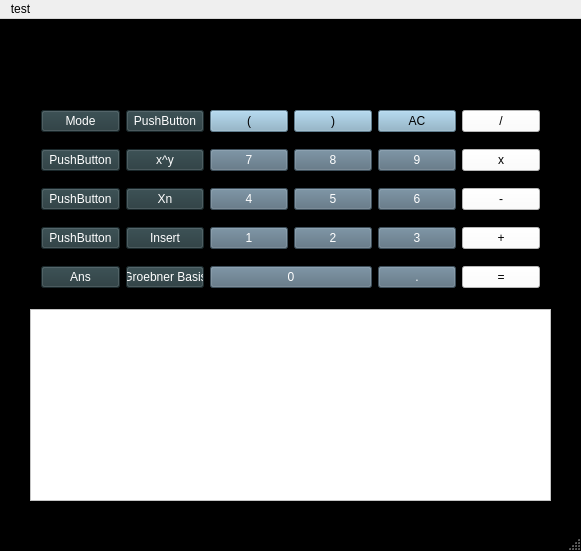
<?xml version="1.0" encoding="UTF-8"?>
<ui version="4.0">
 <class>MainWindow</class>
 <widget class="QMainWindow" name="MainWindow">
  <property name="geometry">
   <rect>
    <x>0</x>
    <y>0</y>
    <width>581</width>
    <height>551</height>
   </rect>
  </property>
  <property name="focusPolicy">
   <enum>Qt::WheelFocus</enum>
  </property>
  <property name="windowTitle">
   <string>MainWindow</string>
  </property>
  <property name="autoFillBackground">
   <bool>false</bool>
  </property>
  <property name="styleSheet">
   <string notr="true">QMainWindow {
	background-color: #000000;
}</string>
  </property>
  <widget class="QWidget" name="centralWidget">
   <widget class="QFrame" name="frame_3">
    <property name="geometry">
     <rect>
      <x>0</x>
      <y>0</y>
      <width>581</width>
      <height>511</height>
     </rect>
    </property>
    <property name="styleSheet">
     <string notr="true">QFrame {
	background-color: #000000;
}</string>
    </property>
    <property name="frameShape">
     <enum>QFrame::StyledPanel</enum>
    </property>
    <property name="frameShadow">
     <enum>QFrame::Raised</enum>
    </property>
    <widget class="QWidget" name="layoutWidget">
     <property name="geometry">
      <rect>
       <x>30</x>
       <y>10</y>
       <width>521</width>
       <height>281</height>
      </rect>
     </property>
     <layout class="QGridLayout" name="gridLayout_2">
      <item row="5" column="2" colspan="2">
       <widget class="QPushButton" name="number0Button">
        <property name="styleSheet">
         <string notr="true">QPushButton {
	background-color: #566D7E;
	color: #ffffff;
}</string>
        </property>
        <property name="text">
         <string>0</string>
        </property>
       </widget>
      </item>
      <item row="2" column="2">
       <widget class="QPushButton" name="number7Button">
        <property name="styleSheet">
         <string notr="true">QPushButton {
	background-color: #566D7E;
	color: #ffffff;
}</string>
        </property>
        <property name="text">
         <string>7</string>
        </property>
       </widget>
      </item>
      <item row="3" column="4">
       <widget class="QPushButton" name="number6Button">
        <property name="styleSheet">
         <string notr="true">QPushButton {
	background-color: #566D7E;
	color: #ffffff;
}</string>
        </property>
        <property name="text">
         <string>6</string>
        </property>
       </widget>
      </item>
      <item row="4" column="0">
       <widget class="QPushButton" name="pushButton_5">
        <property name="enabled">
         <bool>true</bool>
        </property>
        <property name="styleSheet">
         <string notr="true">QPushButton {
	background-color: #25383C;
	color: #ffffff;
}</string>
        </property>
        <property name="text">
         <string>PushButton</string>
        </property>
       </widget>
      </item>
      <item row="1" column="1">
       <widget class="QPushButton" name="pushButton_80">
        <property name="enabled">
         <bool>true</bool>
        </property>
        <property name="styleSheet">
         <string notr="true">QPushButton {
	background-color: #25383C;
	color: #ffffff;
}</string>
        </property>
        <property name="text">
         <string>PushButton</string>
        </property>
       </widget>
      </item>
      <item row="1" column="5">
       <widget class="QPushButton" name="divideButton">
        <property name="enabled">
         <bool>true</bool>
        </property>
        <property name="styleSheet">
         <string notr="true">QPushButton {
	background-color: #FFFFFF
}</string>
        </property>
        <property name="text">
         <string>/</string>
        </property>
       </widget>
      </item>
      <item row="1" column="3">
       <widget class="QPushButton" name="rightBracketButton">
        <property name="styleSheet">
         <string notr="true">QPushButton {
	background-color: #87AFC7
}</string>
        </property>
        <property name="text">
         <string>)</string>
        </property>
       </widget>
      </item>
      <item row="2" column="4">
       <widget class="QPushButton" name="number9Button">
        <property name="styleSheet">
         <string notr="true">QPushButton {
	background-color: #566D7E;
	color: #ffffff;
}</string>
        </property>
        <property name="text">
         <string>9</string>
        </property>
       </widget>
      </item>
      <item row="1" column="0">
       <widget class="QPushButton" name="pushButton_4">
        <property name="enabled">
         <bool>true</bool>
        </property>
        <property name="styleSheet">
         <string notr="true">QPushButton {
	background-color: #25383C;
	color: #ffffff;
}</string>
        </property>
        <property name="text">
         <string>Mode</string>
        </property>
       </widget>
      </item>
      <item row="3" column="2">
       <widget class="QPushButton" name="number4Button">
        <property name="styleSheet">
         <string notr="true">QPushButton {
	background-color: #566D7E;
	color: #ffffff;
}</string>
        </property>
        <property name="text">
         <string>4</string>
        </property>
       </widget>
      </item>
      <item row="3" column="0">
       <widget class="QPushButton" name="pushButton_6">
        <property name="enabled">
         <bool>true</bool>
        </property>
        <property name="styleSheet">
         <string notr="true">QPushButton {
	background-color: #25383C;
	color: #ffffff;
}</string>
        </property>
        <property name="text">
         <string>PushButton</string>
        </property>
       </widget>
      </item>
      <item row="1" column="4">
       <widget class="QPushButton" name="ACbutton">
        <property name="styleSheet">
         <string notr="true">QPushButton {
	background-color: #87AFC7
}</string>
        </property>
        <property name="text">
         <string>AC</string>
        </property>
       </widget>
      </item>
      <item row="4" column="5">
       <widget class="QPushButton" name="plusButton">
        <property name="styleSheet">
         <string notr="true">QPushButton {
	background-color: #FFFFFF
}</string>
        </property>
        <property name="text">
         <string>+</string>
        </property>
       </widget>
      </item>
      <item row="4" column="2">
       <widget class="QPushButton" name="number1Button">
        <property name="styleSheet">
         <string notr="true">QPushButton {
	background-color: #566D7E;
	color: #ffffff;
}</string>
        </property>
        <property name="text">
         <string>1</string>
        </property>
       </widget>
      </item>
      <item row="3" column="3">
       <widget class="QPushButton" name="number5Button">
        <property name="styleSheet">
         <string notr="true">QPushButton {
	background-color: #566D7E;
	color: #ffffff;
}</string>
        </property>
        <property name="text">
         <string>5</string>
        </property>
       </widget>
      </item>
      <item row="5" column="0">
       <widget class="QPushButton" name="pushButton_2">
        <property name="enabled">
         <bool>true</bool>
        </property>
        <property name="styleSheet">
         <string notr="true">QPushButton {
	background-color: #25383C;
	color: #ffffff;
}</string>
        </property>
        <property name="text">
         <string>Ans</string>
        </property>
       </widget>
      </item>
      <item row="0" column="0" colspan="6">
       <widget class="QLineEdit" name="polyEdit">
        <property name="font">
         <font>
          <pointsize>26</pointsize>
         </font>
        </property>
        <property name="layoutDirection">
         <enum>Qt::RightToLeft</enum>
        </property>
        <property name="styleSheet">
         <string notr="true">QLineEdit {
	color: #ffffff;
	background-color: #000000;
	border: none;
}</string>
        </property>
        <property name="alignment">
         <set>Qt::AlignRight|Qt::AlignTrailing|Qt::AlignVCenter</set>
        </property>
        <property name="clearButtonEnabled">
         <bool>false</bool>
        </property>
       </widget>
      </item>
      <item row="5" column="4">
       <widget class="QPushButton" name="decimalButton">
        <property name="styleSheet">
         <string notr="true">QPushButton {
	background-color: #566D7E;
	color: #ffffff;
}</string>
        </property>
        <property name="text">
         <string>.</string>
        </property>
       </widget>
      </item>
      <item row="4" column="3">
       <widget class="QPushButton" name="number2Button">
        <property name="styleSheet">
         <string notr="true">QPushButton {
	background-color: #566D7E;
	color: #ffffff;
}</string>
        </property>
        <property name="text">
         <string>2</string>
        </property>
       </widget>
      </item>
      <item row="2" column="5">
       <widget class="QPushButton" name="multiplyButton">
        <property name="enabled">
         <bool>true</bool>
        </property>
        <property name="styleSheet">
         <string notr="true">QPushButton {
	background-color: #FFFFFF
}</string>
        </property>
        <property name="text">
         <string>x</string>
        </property>
       </widget>
      </item>
      <item row="1" column="2">
       <widget class="QPushButton" name="leftBracketButton">
        <property name="styleSheet">
         <string notr="true">QPushButton {
	background-color: #87AFC7
}</string>
        </property>
        <property name="text">
         <string>(</string>
        </property>
       </widget>
      </item>
      <item row="5" column="5">
       <widget class="QPushButton" name="equalsButton">
        <property name="enabled">
         <bool>true</bool>
        </property>
        <property name="focusPolicy">
         <enum>Qt::WheelFocus</enum>
        </property>
        <property name="styleSheet">
         <string notr="true">QPushButton {
	background-color: #FFFFFF;
}</string>
        </property>
        <property name="text">
         <string>=</string>
        </property>
       </widget>
      </item>
      <item row="2" column="3">
       <widget class="QPushButton" name="number8Button">
        <property name="styleSheet">
         <string notr="true">QPushButton {
	background-color: #566D7E;
	color: #ffffff;
}</string>
        </property>
        <property name="text">
         <string>8</string>
        </property>
       </widget>
      </item>
      <item row="2" column="0">
       <widget class="QPushButton" name="pushButton_3">
        <property name="enabled">
         <bool>true</bool>
        </property>
        <property name="styleSheet">
         <string notr="true">QPushButton {
	background-color: #25383C;
	color: #ffffff;
}</string>
        </property>
        <property name="text">
         <string>PushButton</string>
        </property>
       </widget>
      </item>
      <item row="4" column="4">
       <widget class="QPushButton" name="number3Button">
        <property name="styleSheet">
         <string notr="true">QPushButton {
	background-color: #566D7E;
	color: #ffffff;
}</string>
        </property>
        <property name="text">
         <string>3</string>
        </property>
       </widget>
      </item>
      <item row="3" column="5">
       <widget class="QPushButton" name="minusButton">
        <property name="styleSheet">
         <string notr="true">QPushButton {
	background-color: #FFFFFF
}</string>
        </property>
        <property name="text">
         <string>-</string>
        </property>
       </widget>
      </item>
      <item row="3" column="1">
       <widget class="QPushButton" name="variableButton">
        <property name="enabled">
         <bool>true</bool>
        </property>
        <property name="styleSheet">
         <string notr="true">QPushButton {
	background-color: #25383C;
	color: #ffffff;
}</string>
        </property>
        <property name="text">
         <string>Xn</string>
        </property>
       </widget>
      </item>
      <item row="5" column="1">
       <widget class="QPushButton" name="calculate">
        <property name="enabled">
         <bool>true</bool>
        </property>
        <property name="styleSheet">
         <string notr="true">QPushButton {
	background-color: #25383C;
	color: #ffffff;
}</string>
        </property>
        <property name="text">
         <string>Groebner Basis</string>
        </property>
       </widget>
      </item>
      <item row="2" column="1">
       <widget class="QPushButton" name="exponentButton">
        <property name="enabled">
         <bool>true</bool>
        </property>
        <property name="accessibleDescription">
         <string/>
        </property>
        <property name="styleSheet">
         <string notr="true">QPushButton {
	background-color: #25383C;
	color: #ffffff;
}</string>
        </property>
        <property name="text">
         <string>x^y</string>
        </property>
       </widget>
      </item>
      <item row="4" column="1">
       <widget class="QPushButton" name="addPolyButton">
        <property name="enabled">
         <bool>true</bool>
        </property>
        <property name="styleSheet">
         <string notr="true">QPushButton {
	background-color: #25383C;
	color: #ffffff;
}</string>
        </property>
        <property name="text">
         <string>Insert</string>
        </property>
       </widget>
      </item>
     </layout>
    </widget>
    <widget class="QListView" name="polyList">
     <property name="geometry">
      <rect>
       <x>30</x>
       <y>290</y>
       <width>521</width>
       <height>192</height>
      </rect>
     </property>
     <property name="font">
      <font>
       <pointsize>18</pointsize>
      </font>
     </property>
     <property name="layoutDirection">
      <enum>Qt::LeftToRight</enum>
     </property>
     <property name="styleSheet">
      <string notr="true">QListView {
	background-color: #ffffff;
}
</string>
     </property>
     <property name="alternatingRowColors">
      <bool>false</bool>
     </property>
     <property name="isWrapping" stdset="0">
      <bool>false</bool>
     </property>
     <property name="selectionRectVisible">
      <bool>false</bool>
     </property>
    </widget>
   </widget>
  </widget>
  <widget class="QMenuBar" name="menuBar">
   <property name="geometry">
    <rect>
     <x>0</x>
     <y>0</y>
     <width>581</width>
     <height>21</height>
    </rect>
   </property>
   <widget class="QMenu" name="menutest">
    <property name="title">
     <string>test</string>
    </property>
   </widget>
   <addaction name="menutest"/>
  </widget>
  <widget class="QStatusBar" name="statusBar"/>
 </widget>
 <layoutdefault spacing="6" margin="11"/>
 <resources/>
 <connections/>
</ui>
